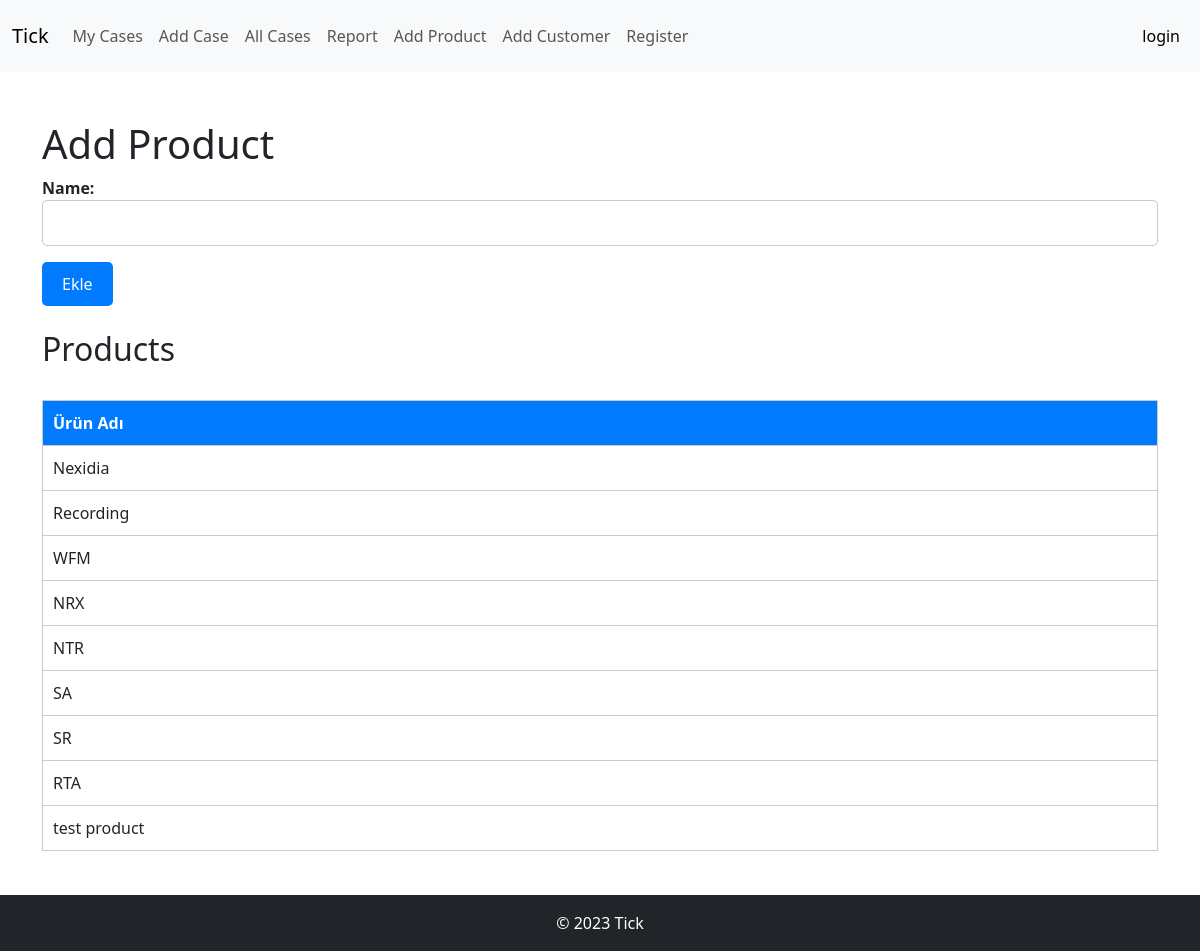
The page /add_product/ on the database its author committed.
### tapp/models.py (models this page shows, shortened)
class Product(models.Model):
    id = models.AutoField(primary_key=True)
    name = models.CharField(max_length=100)

### tapp/views.py (the view)
# urls.py: path('add_product/', views.add_product, name='add_product'),
def add_product(request):
    if request.method == 'POST':
        form = ProductForm(request.POST)
        if form.is_valid():
            form.save()
            return redirect('add_product')
    else:
        form = ProductForm()
    products = Product.objects.all()
    context = {
        'form': form,
        'products': products,
    }
    return render(request, 'add_product.html', context)

### tapp/forms.py
class ProductForm(forms.ModelForm):
    class Meta:
        model = Product
        fields = ['name']

### templates/add_product.html (shortened to what this page needs)
<!DOCTYPE html>
{% extends "base.html" %}
{% block content %}
<body>
    <h1>Add Product</h1>
    <form method="POST">
        {{ form.as_p }}
        <button type="submit" class="btn btn-primary">Ekle</button>
    </form>
    <br>
    <h2>Products</h2>
    <br>
    <table class="table">
        <thead>
            <tr>
                <th>Ürün Adı</th>
            </tr>
        </thead>
        <tbody>
            {% for product in products %}
                <tr>
                    <td>{{ product.name }}</td>
                </tr>
            {% endfor %}
        </tbody>
    </table>
</body>
{% endblock content %}

### static/css/styles.css (style rules this page uses)
label { font-weight: bold; }
input[type="text"], textarea { width: 100%; padding: 10px; border: 1px solid #ccc; border-radius: 5px; }
.btn { padding: 10px 20px; border: none; border-radius: 5px; cursor: pointer; }
.btn-primary { background-color: #007bff; color: #fff; }
.table { width: 100%; border-collapse: collapse; border: 1px solid #ccc; margin-bottom: 20px; }
.table th { background-color: #007bff; color: #fff; padding: 10px; text-align: left; border: 1px solid #ccc; }
.table tr:nth-child(even) { background-color: #f2f2f2; }
.table td { padding: 10px; border: 1px solid #ccc; }

### rows shown on the page
Product: name "Nexidia"
Product: name "Recording"
Product: name "WFM"
Product: name "NRX"
Product: name "NTR"
Product: name "SA"
Product: name "SR"
Product: name "RTA"
Product: name "test product"
